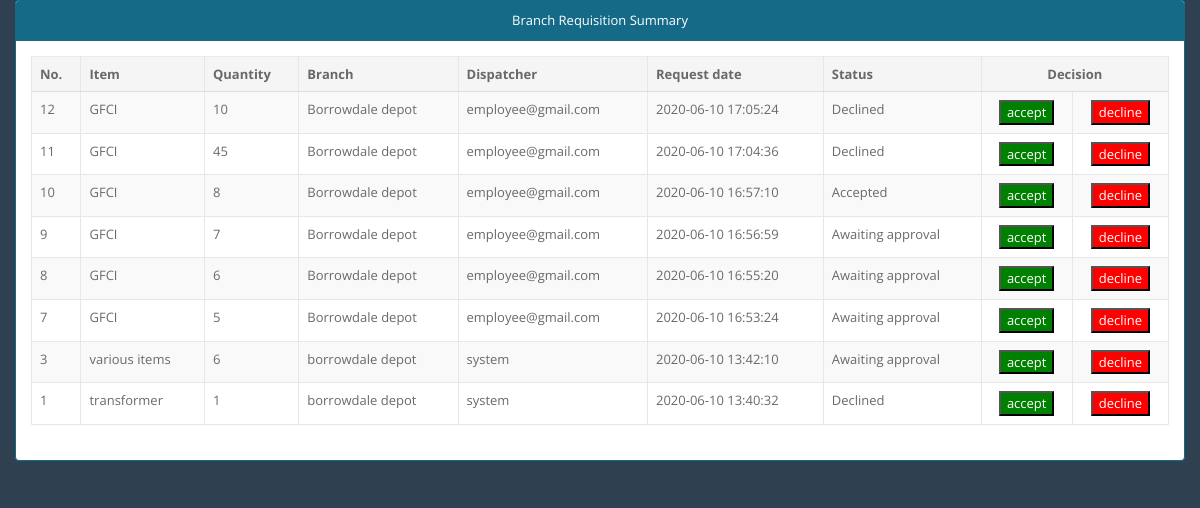
Screenshot of /Supervisor/requisition.php with the database file from the repository.
### tables this page shows
CREATE TABLE `requisition` (
  `id` int(21) NOT NULL AUTO_INCREMENT,
  `item` varchar(50) NOT NULL,
  `quantity` int(21) NOT NULL,
  `branch` varchar(50) NOT NULL,
  `status` int(3) NOT NULL DEFAULT '-1',
  `created_by` varchar(50) NOT NULL,
  `date_created` timestamp NOT NULL DEFAULT CURRENT_TIMESTAMP,
  PRIMARY KEY (`id`)
);

### Supervisor/requisition.php (the view, shortened to what this page needs)
<!DOCTYPE html>
<html>
	<head>
		<link rel="stylesheet" href="css/bootstrap.min.css"/>
	   <link href="css/style.css" rel="stylesheet">
	</head>
	<body>
			<div class="container-fluid">
			<div class="panel panel-primary">
				<div class="panel-heading"  style="text-align:center;">Branch Requisition Summary</div>
					<div class="panel-body">
						<table class="table table-condensed table-bordered table-striped">
							<thead>
							<th>No.</th>
							<th>Item</th>
							<th>Quantity</th>
							<th>Branch</th>
							<th>Dispatcher</th>
							<th>Request date</th>
							<th>Status</th>
							<th colspan="2" style="text-align:center">Decision</th>
							</thead>
							<?php
							$sql13="select * from requisition ORDER BY id DESC";
							$query3 = mysqli_query($con,$sql13);
							?>
								<tbody>
									<?php while($order = mysqli_fetch_array($query3)):?>
									<tr>
										<td><?=$order['id'];?></td>
										<td><?=$order['item'];?></a></td>
										<td><?=$order['quantity'];?></td>
										<td><?=$order['branch'];?></td>
										<td><?=$order['created_by'];?></td>
										<td><?=$order['date_created'];?></td>
										<td><?php
											if($order['status'] == -1)
											{
												echo "Awaiting approval";
											}else if($order['status'] == 0)
											{
												echo "Declined";
											}else
											{
												echo "Accepted";
											}
										?></td>
										<td  align="center"><a href="accept.php?id=<?=$order['id'];?>&qty=<?=$order['quantity'];?>"><input style="background-color:#008000;color:white;" type="submit" value="accept"/></a></td>
										<td align="center"><a href="decline.php?id=<?=$order['id']?>"><input type="submit" value="decline" style="background-color:#FF0000;color:white;"/></a></td>
									</tr>
								<?php endwhile; ?>
								</tbody>
						</table>
					</div>
			</div>
			</div>
	</body>
</html>

### Supervisor/requisition.php (style rules this page uses)
body { background-size: 100vw 100vh; }

### rows the page displays
requisition: id "12", item "GFCI", quantity "10", branch "Borrowdale depot", created_by "employee@gmail.com", date_created "2020-06-10 17:05:24", status "Declined"
requisition: id "11", item "GFCI", quantity "45", branch "Borrowdale depot", created_by "employee@gmail.com", date_created "2020-06-10 17:04:36", status "Declined"
requisition: id "10", item "GFCI", quantity "8", branch "Borrowdale depot", created_by "employee@gmail.com", date_created "2020-06-10 16:57:10", status "Accepted"
requisition: id "9", item "GFCI", quantity "7", branch "Borrowdale depot", created_by "employee@gmail.com", date_created "2020-06-10 16:56:59", status "Awaiting approval"
requisition: id "8", item "GFCI", quantity "6", branch "Borrowdale depot", created_by "employee@gmail.com", date_created "2020-06-10 16:55:20", status "Awaiting approval"
requisition: id "7", item "GFCI", quantity "5", branch "Borrowdale depot", created_by "employee@gmail.com", date_created "2020-06-10 16:53:24", status "Awaiting approval"
requisition: id "3", item "various items", quantity "6", branch "borrowdale depot", created_by "system", date_created "2020-06-10 13:42:10", status "Awaiting approval"
requisition: id "1", item "transformer", quantity "1", branch "borrowdale depot", created_by "system", date_created "2020-06-10 13:40:32", status "Declined"
